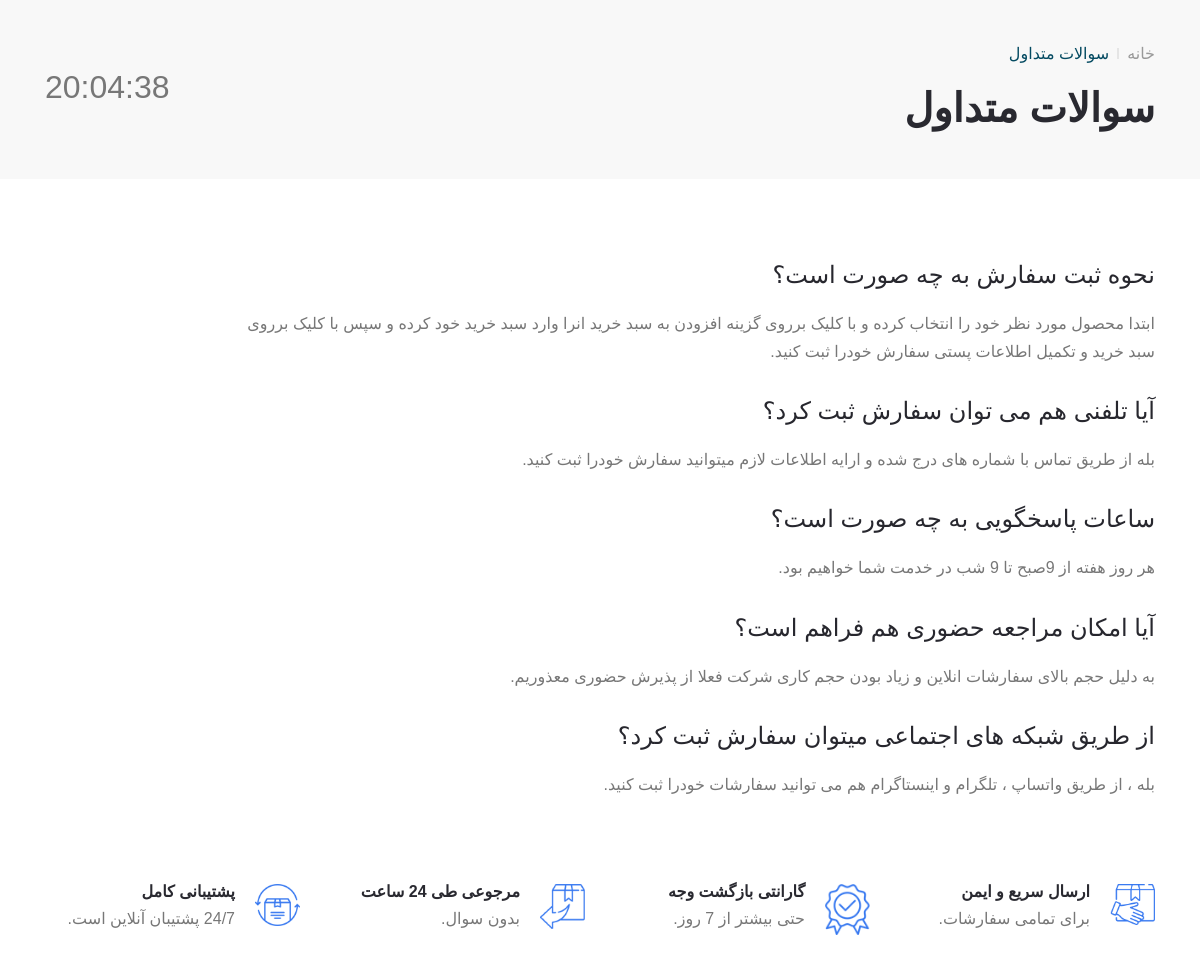
The app's page /asked-question/ with its own data.
### sitesetting_module/models.py (models this page shows, shortened)
class QuestionsModel(models.Model):
    question1 = models.CharField(max_length=1000, verbose_name='سوال۱')
    answer1 = models.TextField(verbose_name='پاسخ۱')
    question2 = models.CharField(max_length=1000, verbose_name='سوال۲ (اختیاری)', null=True, blank=True)
    answer2 = models.TextField(verbose_name='پاسخ۲ (اختیاری)', null=True, blank=True)
    question3 = models.CharField(max_length=1000, verbose_name='سوال۳ (اختیاری)', null=True, blank=True)
    answer3 = models.TextField(verbose_name='پاسخ۳ (اختیاری)', null=True, blank=True)
    question4 = models.CharField(max_length=1000, verbose_name='سوال۴ (اختیاری)', null=True, blank=True)
    answer4 = models.TextField(verbose_name='پاسخ۴ (اختیاری)', null=True, blank=True)
    question5 = models.CharField(max_length=1000, verbose_name='سوال۵ (اختیاری)', null=True, blank=True)
    answer5 = models.TextField(verbose_name='پاسخ۵ (اختیاری)', null=True, blank=True)
    question6 = models.CharField(max_length=1000, verbose_name='سوال۶ (اختیاری)', null=True, blank=True)
    answer6 = models.TextField(verbose_name='پاسخ۶ (اختیاری)', null=True, blank=True)
    question7 = models.CharField(max_length=1000, verbose_name='سوال۷ (اختیاری)', null=True, blank=True)
    answer7 = models.TextField(verbose_name='پاسخ۷ (اختیاری)', null=True, blank=True)
    question8 = models.CharField(max_length=1000, verbose_name='سوال۸ (اختیاری)', null=True, blank=True)
    answer8 = models.TextField(verbose_name='پاسخ۸ (اختیاری)', null=True, blank=True)
    question9 = models.CharField(max_length=1000, verbose_name='سوال۹ (اختیاری)', null=True, blank=True)
    answer9 = models.TextField(verbose_name='پاسخ۹ (اختیاری)', null=True, blank=True)
    question10 = models.CharField(max_length=1000, verbose_name='سوال۱۰ (اختیاری)', null=True, blank=True)
    answer10 = models.TextField(verbose_name='پاسخ۱۰ (اختیاری)', null=True, blank=True)
    is_active = models.BooleanField(default=True, verbose_name="فعال/غیرفعال")
    class Meta:
        verbose_name = 'سوال متداول'
        verbose_name_plural = 'سوالات متداول'

### questions_module/views.py (the view)
# urls.py: path('', views.QuestionsView.as_view(), name='questions'),
class QuestionsView(View):
    def get(self, request):
        settings = QuestionsModel.objects.filter(is_active=True).first()
        return render(request, 'questions.html', {
            "settings": settings,
        })

### questions_module/templates/questions.html (shortened to what this page needs)
{% extends 'layout2.html' %}
{% block content %}
    <main class="main-wrapper">
        <div class="axil-breadcrumb-area">
            <div class="container">
                <div class="row align-items-center">
                    <div class="col-lg-6 col-md-8">
                        <div class="inner">
                            <ul class="axil-breadcrumb">
                                <li class="axil-breadcrumb-item"><a href="{% url 'home' %}">خانه</a></li>
                                <li class="separator"></li>
                                <li class="axil-breadcrumb-item active" aria-current="page">سوالات متداول</li>
                            </ul>
                            <h1 class="title">سوالات متداول</h1>
                        </div>
                    </div>
                    <div class="col-lg-6 col-md-4">
                        <div>
                            <div class="bradcrumb-thumb" id="clock" style="font-size: 2em; text-align: left;">
                            </div>
                        </div>
                    </div>
                </div>
            </div>
        </div>
        <div class="axil-privacy-area axil-section-gap">
            <div class="container">
                <div class="row">
                    <div class="col-lg-10">
                        <div class="axil-privacy-policy">
                            <h4 class="title">{{ settings.question1 }}</h4>
                            <p>{{ settings.answer1 }}</p>
                            {% if settings.question2 and settings.answer2 %}
                                <h4 class="title">{{ settings.question2 }}</h4>
                                <p>{{ settings.answer2 }}</p>
                            {% endif %}
                            {% if settings.question3 and settings.answer3 %}
                                <h4 class="title">{{ settings.question3 }}</h4>
                                <p>{{ settings.answer3 }}</p>
                            {% endif %}
                            {% if settings.question4 and settings.answer4 %}
                                <h4 class="title">{{ settings.question4 }}</h4>
                                <p>{{ settings.answer4 }}</p>
                            {% endif %}
                            {% if settings.question5 and settings.answer5 %}
                                <h4 class="title">{{ settings.question5 }}</h4>
                                <p>{{ settings.answer5 }}</p>
                            {% endif %}
                        </div>
                    </div>
                </div>
            </div>
        </div>
    </main>
    <div class="service-area">
        <div class="container">
            <div class="row row-cols-xl-4 row-cols-sm-2 row-cols-1 row--20">
                <div class="col">
                    <div class="service-box service-style-2">
                        <div class="icon">
                            <img src="/static/images/icons/service1.png" alt="Service">
                        </div>
                        <div class="content">
                            <h6 class="title">ارسال سریع و ایمن</h6>
                            <p>برای تمامی سفارشات.</p>
                        </div>
                    </div>
                </div>
                <div class="col">
                    <div class="service-box service-style-2">
                        <div class="icon">
                            <img src="/static/images/icons/service2.png" alt="Service">
                        </div>
                        <div class="content">
                            <h6 class="title">گارانتی بازگشت وجه</h6>
                            <p>حتی بیشتر از 7 روز.</p>
                        </div>
                    </div>
                </div>
                <div class="col">
                    <div class="service-box service-style-2">
                        <div class="icon">
                            <img src="/static/images/icons/service3.png" alt="Service">
                        </div>
                        <div class="content">
                            <h6 class="title">مرجوعی طی 24 ساعت</h6>
                            <p>بدون سوال.</p>
                        </div>
                    </div>
                </div>
                <div class="col">
                    <div class="service-box service-style-2">
                        <div class="icon">
                            <img src="/static/images/icons/service4.png" alt="Service">
                        </div>
                        <div class="content">
                            <h6 class="title">پشتیبانی کامل</h6>
                            <p>24/7 پشتیبان آنلاین است.</p>
                        </div>
                    </div>
                </div>
            </div>
        </div>
    </div>
{% endblock %}

### records on screen
QuestionsModel: question1 "نحوه ثبت سفارش به چه صورت است؟", answer1 "ابتدا محصول مورد نظر خود را انتخاب کرده و با کلیک برروی گزینه افزودن به سبد خرید انرا وارد سبد خرید خود کرده و سپس با کلیک برروی سبد خرید و تکمیل اطلاعات پستی سفارش خودرا ثبت کنید.", question2 "آیا تلفنی هم می توان سفارش ثبت کرد؟", answer2 "بله از طریق تماس با شماره های درج شده و ارایه اطلاعات لازم میتوانید سفارش خودرا ثبت کنید.", question3 "ساعات پاسخگویی به چه صورت است؟", answer3 "هر روز هفته از 9صبح تا 9 شب در خدمت شما خواهیم بود.", question4 "آیا امکان مراجعه حضوری هم فراهم است؟", answer4 "به دلیل حجم بالای سفارشات انلاین و زیاد بودن حجم کاری شرکت فعلا از پذیرش حضوری معذوریم.", question5 "از طریق شبکه های اجتماعی میتوان سفارش ثبت کرد؟", answer5 "بله ، از طریق واتساپ ، تلگرام و اینستاگرام هم می توانید سفارشات خودرا ثبت کنید."
